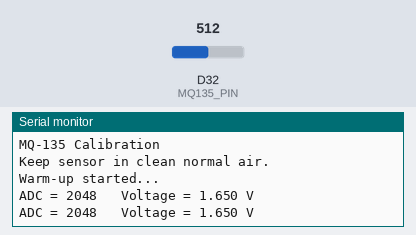
Bench run of a sketch on a simulated Arduino Due. Shown: the last lines printed to the serial monitor. Inputs (shaded band) come from the test bench; at power-on: D32 (MQ135_PIN) = 512 (analog values on the 0–1023 scale).

Above: at 2.8 s.
2.9 s: D32 (MQ135_PIN) set to 716
At 4.3 s:
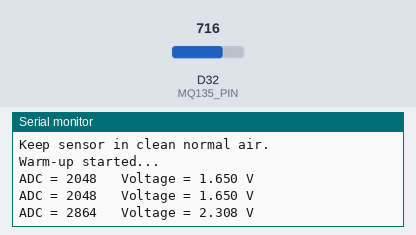
5.6 s: D32 (MQ135_PIN) set to 900
At 7.1 s:
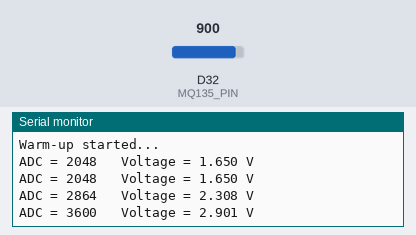
Timing chart, 0 to 8.6 s (numbered marks = the images above; inputs shaded):
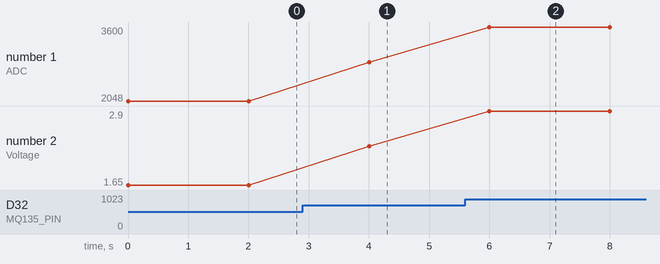

Measured:
- after the input at 2.9 s, the serial monitor: prints a new line after 1.1 s (image 1)
- after the input at 5.6 s, the serial monitor: prints a new line after 0.40 s (image 2)
- plotted number 1: 2048 → 2864 after the input at 2.9 s, 2864 → 3600 after the input at 5.6 s
- plotted number 2: 1.65 → 2.31 after the input at 2.9 s, 2.31 → 2.9 after the input at 5.6 s

The sketch:

MQ135Sample.ino
```cpp
#define MQ135_PIN 32

void setup() {
  Serial.begin(115200);

  analogReadResolution(12);  // 0–4095

  Serial.println("MQ-135 Calibration");
  Serial.println("Keep sensor in clean normal air.");
  Serial.println("Warm-up started...");
}

void loop() {

  int adcValue = analogRead(MQ135_PIN);

  // Voltage at GPIO 32 after your voltage divider
  float voltage = (adcValue / 4095.0) * 3.3;

  Serial.print("ADC = ");
  Serial.print(adcValue);

  Serial.print("   Voltage = ");
  Serial.print(voltage, 3);
  Serial.println(" V");

  delay(2000);
}
```
